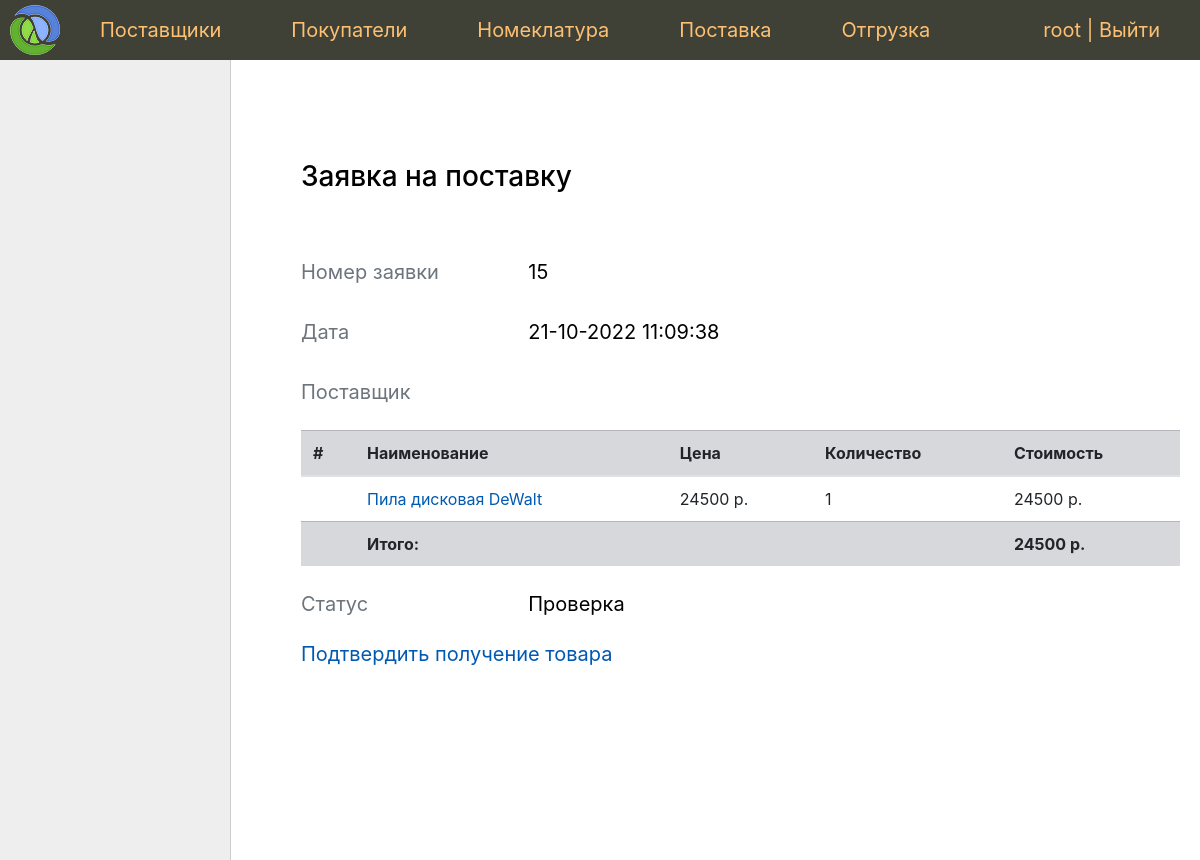
/document/15/ (signed in), run on an earlier commit of the app's database.
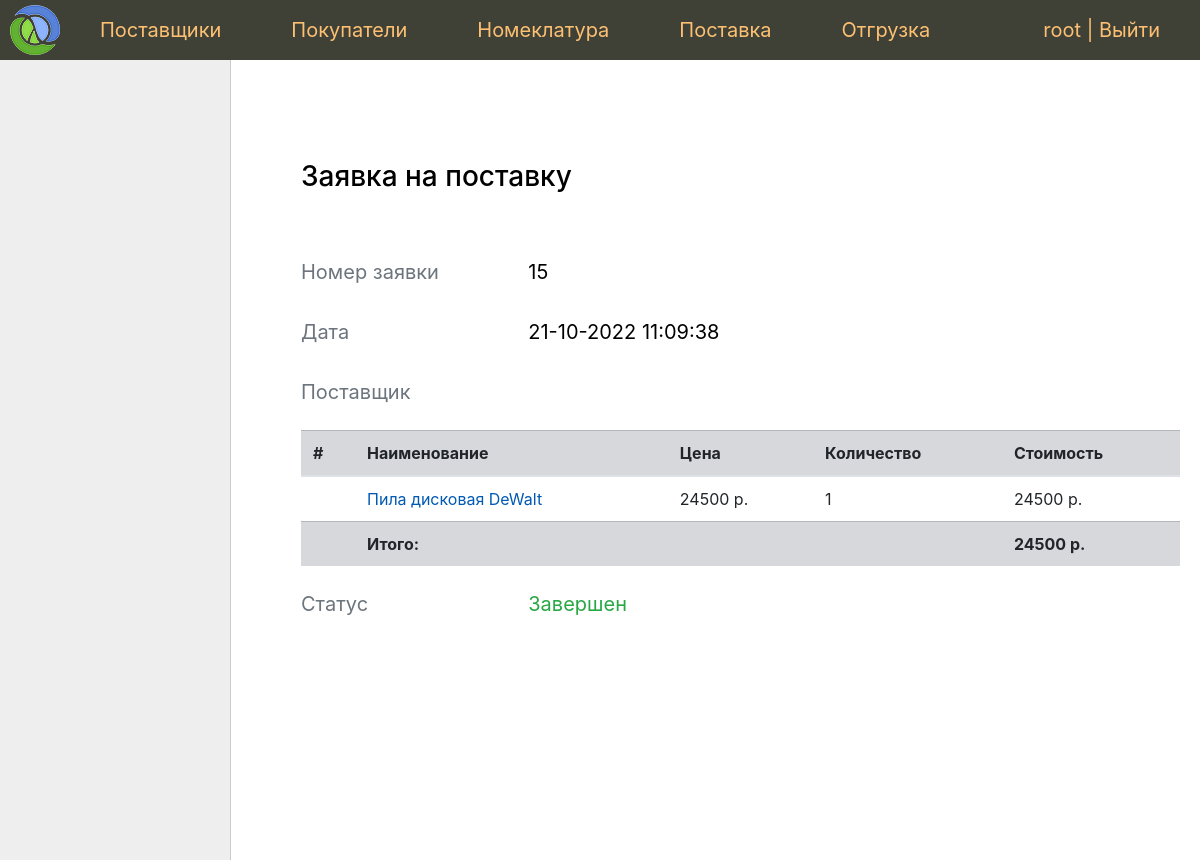
And on a later commit of the database.
### app/document/models.py (models this page shows, shortened)
class Document(models.Model):
    vendor = models.ForeignKey(
        Vendor,
        on_delete=models.DO_NOTHING,
        blank=True,
        null=True,
        verbose_name='Поставщик'
    )
    buyer = models.ForeignKey(
        Buyer,
        on_delete=models.DO_NOTHING,
        blank=True,
        null=True,
        verbose_name='Покупатель'
    )
    nomenclatures = models.ManyToManyField(
        Nomenclature,
        through='DocumentNomenclatures',
        verbose_name='Номенклатура'
    )
    status = models.CharField(
        max_length=2,
        choices=Status.choices,
        default=Status.VALIDATING,
        verbose_name='Статус'
    )
    time_create = models.DateTimeField('Время создания', auto_now_add=True)
    time_update = models.DateTimeField('Время обновления статуса', auto_now=True)
    class Meta:
        verbose_name = 'Документ'
        verbose_name_plural = 'Документы'

### app/document/views.py (the view)
# urls.py: path('document/<int:pk>/', DocumentView.as_view(), name='document'),
class DocumentView(LoginRequiredMixin, DataMixin, DetailView):
    model = Document
    template_name = 'document/details.html'
    context_object_name = 'document'
    login_url = reverse_lazy('login')
    def get_context_data(self, *, object_list=None, **kwargs):
        context = super().get_context_data(**kwargs)
        context.update(
            self.get_user_context(
                title='Информация по заявке',
                **DocumentContext.execute(self.object)
            )
        )
        return context

### app/core/mixin.py (called while the page is built)
    def get_user_context(self, **kwargs):
        context = kwargs
        if self.request.user.is_superuser:
            context['menu'] = menu
        return context

### app/core/utils.py (called while the page is built)
def encode(document_id):
    return b64encode(f'{document_id}{SOLT}'.encode()).hex().upper()

def get_confirm_url(document_id):
    code = encode(document_id)
    return f'{ROOT_URL}{code}'

def make_qrcode(document_id):
    url = get_confirm_url(document_id)
    img = make(url)
    img_byte_arr = BytesIO()
    img.save(img_byte_arr, 'png')
    res = img_byte_arr.getvalue()
    return b64encode(res).decode('ascii')

### app/document/services.py (called while the page is built)
    @classmethod
    def _get_total(cls, document):
        return document.nomenclatures.aggregate(
            sum=Sum(F('documentnomenclatures__amount') * F('price')),
            min=Min(F('store__amount') - F('documentnomenclatures__amount'))
        )

    @classmethod
    def _get_nomenclatures(cls, document):
        return document.nomenclatures.annotate(
            total=F('documentnomenclatures__amount') * F('price'),
            amount=F('documentnomenclatures__amount'),
            store_amount=F('store__amount')
        )

### app/document/templates/document/details.html
{% extends 'core/base.html' %}
{% block content %}
    {% if document.buyer_id %}
        {% include 'document/buyer.html' %}
    {% elif document.vendor_id %}
        {% include 'document/vendor.html' %}
    {% endif %}
{% endblock %}

### app/core/templates/core/base.html (shortened to what this page needs)
{% load static %}
{% load document_tags %}
{% load bootstrap4 %}
{% bootstrap_css %}
<!DOCTYPE html>
<html>
<head>
	<link type="text/css" href="{% static 'sklad/css/styles.css' %}" rel="stylesheet" />
</head>
<body>
<table class="table-page" border=0 cellpadding="0" cellspacing="0">
<tr>
    <td valign=top>
    {% block mainmenu %}
        <div class="header">
            <ul id="mainmenu" class="mainmenu">
                <li class="logo">
                    <a href="{% url 'home' %}"><div class="logo"></div></a>
                </li>
                {% for m in menu %}
                    <li><a href="{% url m.url_name %}">{{m.title}}</a></li>
                {% endfor %}
                {% if request.user.is_authenticated %}
                    <li class="last">{{ user.username }} | <a href="{% url 'logout' %}">Выйти</a></li>
                {% else %}
                    <li class="last"><a href="{% url 'login' %}">Войти</a></li>
                {% endif %}
            </ul>
        </div>
    {% endblock mainmenu %}
<table class="table-content" border=0 cellpadding="0" cellspacing="0">
<tr>
	<td valign="top" class="left-chapters">
        {% block left_menu %}
        	<ul id="leftchapters">
	        </ul>
        {% endblock %}
    </td>
    <td valign="top" class="content">
	<div class="content-text">
        {% block content %}
        {% endblock %}
	</div>
</td></tr></table>
</td></tr>
</table>
</body>
</html>

### app/document/templates/document/vendor.html
<h3>Заявка на поставку</h3>
<br><br>
<div class="form-group row">
    <div class="col-md-3 col-form-label form-control-label text-muted">Номер заявки</div>
    <div class="col-md-3 col-form-label form-control-label" >{{ document.pk }}</div>
</div>
<div class="form-group row">
    <div class="col-md-3 col-form-label form-control-label text-muted">Дата</div>
    <div class="col-md-3 col-form-label form-control-label" >{{ document.time_create|date:"d-m-Y H:i:s" }}</div>
</div>
<div class="form-group row">
    <div class="col-md-3 col-form-label form-control-label text-muted">Поставщик</div>
    <div class="col-md-3 col-form-label form-control-label" >{{ document.vendor__name }}</div>
</div>
<table class="table">
    <thead>
    <tr class="table-secondary">
        <th scope="col">#</th>
        <th scope="col">Наименование</th>
        <th scope="col">Цена</th>
        <th scope="col">Количество</th>
        <th scope="col">Стоимость</th>
    </tr>
    </thead>
    {% for item in result  %}
        <tbody>
        <tr>
        <th scope="row"></th>
        <td><a href="{{ item.get_absoaqwselute_url }}"> {{ item.name }} </a></td>
        <td>{{ item.price }} р.</td>
        <td>{{ item.amount }}</td>
        <td>{{ item.total }} р.</td>
        </tr>
        </tbody>
    {% endfor %}
    <tfoot>
    <tr class="table-secondary">
        <th scope="col"></th>
        <th scope="col">Итого:</th>
        <th scope="col"></th>
        <th scope="col"></th>
        <th scope="col">{{ total.sum }} р.</th>
    </tr>
    </tfoot>
</table>
<div class="form-group row">
    <div class="col-md-3 col-form-label form-control-label text-muted">Статус</div>
    <div class="col-md-3 col-form-label form-control-label">
        {% if document.status == 'ca' %}
            <div class="text-danger">
        {% elif document.status == 'fi' %}
            <div class="text-success">
        {% elif document.status == 'co'%}
            <div class="text-warning">
        {% else %}
            <div>
        {% endif %}
        {{ document.get_status_display }}
        </div>
        </div>
        </div>
{% if document.status == 'va' %}
    <p><a href={% url 'document_change_status' document.pk 'fi' %}>Подтвердить получение товара</a></p>
{% endif %}

What changed in the data, as far as the page shows it:
changed Document id 15: status "Проверка" → "Завершен"
Also different on the page:
text no longer shown: "Подтвердить получение товара"
